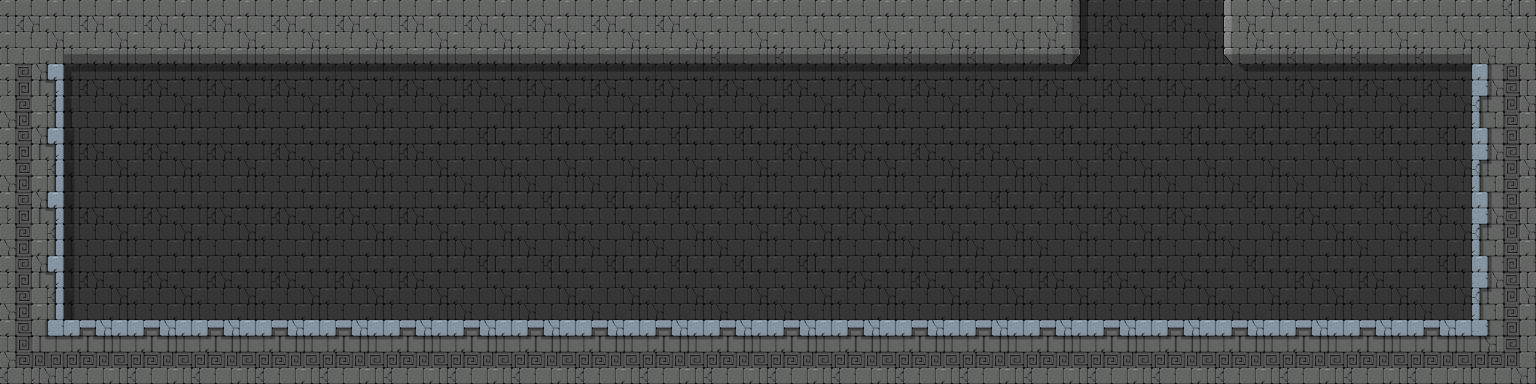

Below is a game level as drawn by its tile map, then a one-line description and the .tmx that defines it (tile-layer data replaced by summaries):
An orthogonal 24x6 tile map with 64x64 px tiles, 4 tile layers (background, foreground, objects, mainlayer) and 6 objects (OnSidePlatform).

<map version="1.0" orientation="orthogonal" width="24" height="6" tilewidth="64" tileheight="64">
 <properties>
  <property name="physicsGravityY" value="-9.81" />
  <property name="physicsSimulationSpeed" value="1.0" />
  <property name="restrictScrollingToMapBoundary" value="YES" />
 </properties>
 <tileset firstgid="1" name="Tileset_Geometry_16x16_256" tilewidth="64" tileheight="64">
  <image source="Tileset_64x64.png" width="512" height="576" />
 </tileset>
 <layer name="background" width="24" height="6">
  <data>[144 cells, 114 non-empty, 7 distinct tile ids]</data>
 </layer>
 <layer name="foreground" width="24" height="6">
  <data>[144 cells, 54 non-empty, 11 distinct tile ids]</data>
 </layer>
 <layer name="objects" width="24" height="6">
  <data>[144 cells, 0 non-empty, 0 distinct tile ids]</data>
 </layer>
 <layer name="mainlayer" width="24" height="6">
  <data>[144 cells, 0 non-empty, 0 distinct tile ids]</data>
 </layer>
 <objectgroup color="#5858a4" draworder="topdown" name="collisions" width="24" height="6">
  <object x="1216" y="0" width="320" height="64" />
  <object x="0" y="64" width="64" height="256" />
  <object x="1472" y="64" width="64" height="256" />
  <object x="0" y="320" width="1536" height="64" />
  <object x="0" y="0" width="1088" height="64" />
 </objectgroup>
 <objectgroup draworder="topdown" name="game objects" width="24" height="6">
  <object name="OnSidePlatform1" type="OnSidePlatform" x="1088" y="128" width="127" height="5" />
 </objectgroup>
</map>
